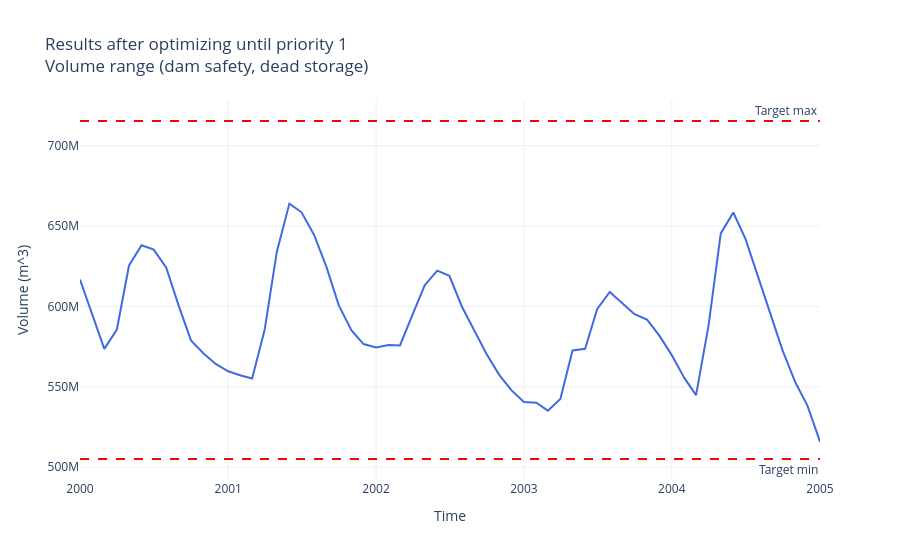
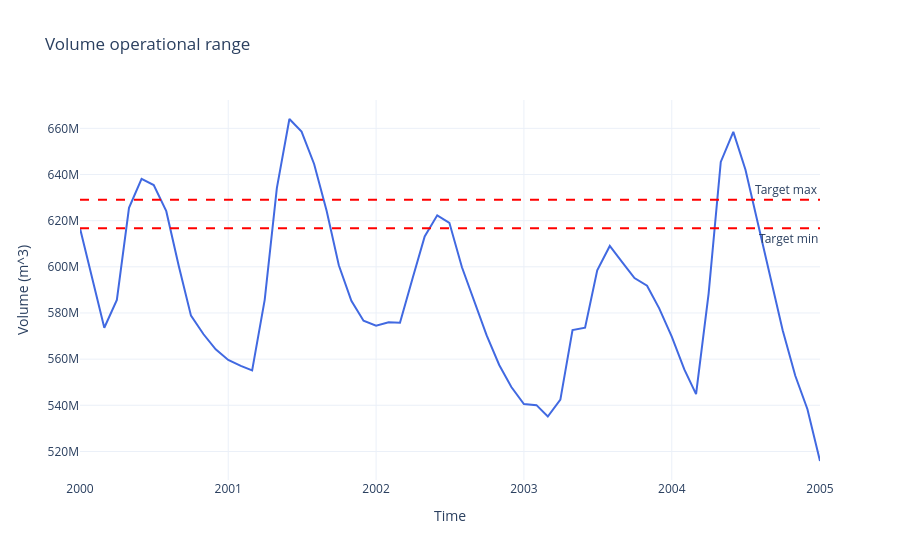
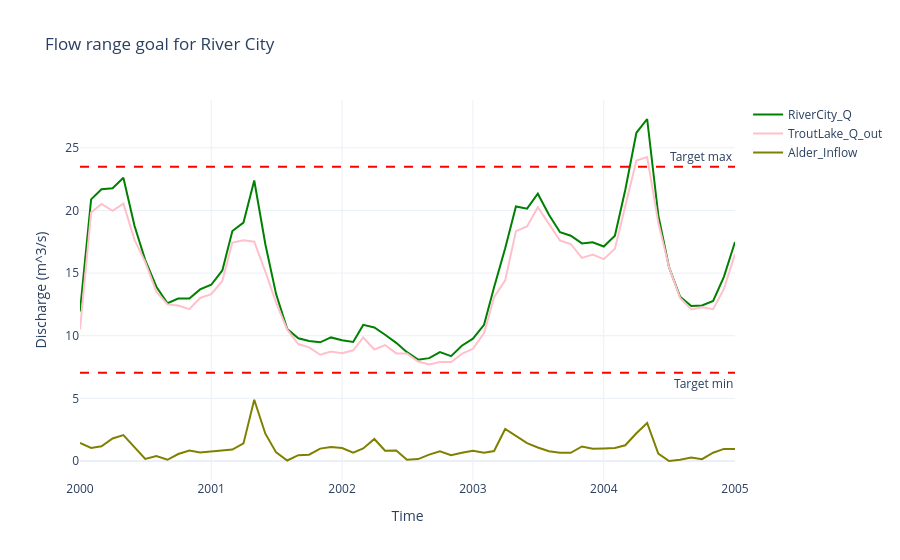
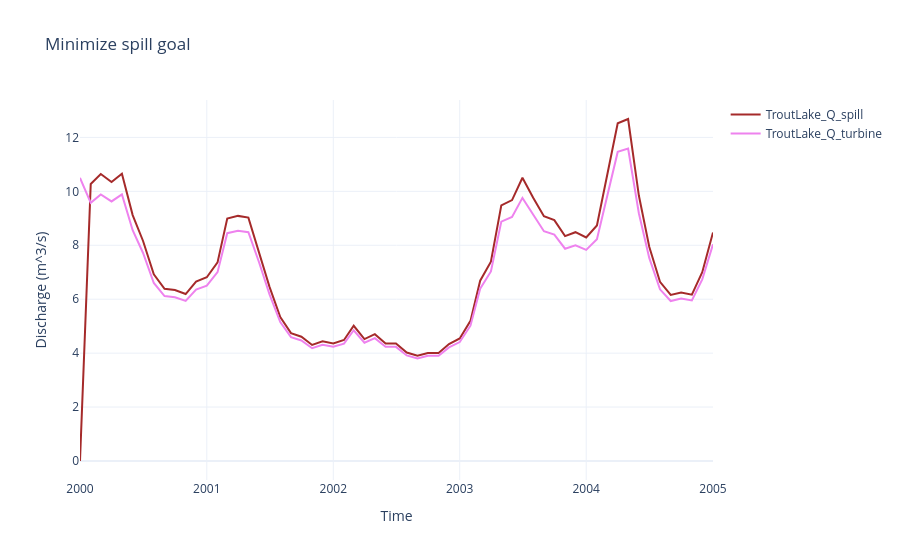

Notebook cell for these charts, in order:
### Markdown cell above
## Ergebnisse plotten (ShortTerm, Plotly)

Die folgenden vier interaktiven Plotly-Plots entsprechen der didaktischen Standardauswertung
aus dem RTC-Intermediate-Cache (`output/cached_results/*.json`):

- Volume range (dam safety, dead storage)
- Volume operational range
- Flow range goal for River City
- Minimize spill goal

In der Code-Zelle kann `PRIORITY_TO_PLOT` auf eine beliebige geloeste Prioritaet gesetzt werden.

### Code cell
import json
import pandas as pd
import plotly.graph_objects as go

CACHE_DIR = CASE_OUTPUT / "cached_results"
cache_files = sorted(CACHE_DIR.glob("*.json"), key=lambda p: p.stat().st_mtime)
if not cache_files:
    raise FileNotFoundError(f"Keine cached_results-Datei gefunden in: {CACHE_DIR}")

cache_path = cache_files[-1]
cache_data = json.loads(cache_path.read_text(encoding="utf-8"))

intermediate_results = cache_data.get("intermediate_results", [])
if not intermediate_results:
    raise ValueError("cached_results enthaelt keine intermediate_results.")

def unwrap_array(value):
    if isinstance(value, dict) and "data" in value:
        return value["data"]
    return value

io_datetimes = cache_data["prio_independent_data"]["io_datetimes"]
time_index = pd.to_datetime([item["value"] for item in io_datetimes])

available_priorities = sorted(int(item.get("priority")) for item in intermediate_results)
PRIORITY_TO_PLOT = available_priorities[0]

snapshot = next(
    (item for item in intermediate_results if int(item.get("priority")) == PRIORITY_TO_PLOT),
    intermediate_results[0],
)

timeseries_data = {
    key: unwrap_array(value)
    for key, value in snapshot.get("timeseries_data", {}).items()
}

base_goals = {
    int(goal["goal_id"]): goal
    for goal in cache_data["prio_independent_data"]["base_goals"]
}
plot_rows = [item["value"] for item in cache_data["plot_options"]["plot_config"]]

color_map = {
    "TroutLake_V": "royalblue",
    "RiverCity_Q": "green",
    "TroutLake_Q_out": "pink",
    "Alder_Inflow": "olive",
    "TroutLake_Q_spill": "brown",
    "TroutLake_Q_turbine": "violet",
}

def normalize_axis_title(text):
    return str(text).replace("$", "")

def add_target(fig, name, target_series):
    if target_series is None:
        return
    values = unwrap_array(target_series)
    if not values:
        return
    numeric = [float(v) for v in values]
    if all(abs(v - numeric[0]) < 1e-12 for v in numeric):
        fig.add_hline(
            y=numeric[0],
            line_dash="dash",
            line_color="red",
            annotation_text=name,
            annotation_position="top right" if "max" in name.lower() else "bottom right",
        )
    else:
        fig.add_trace(
            go.Scatter(
                x=time_index[: len(numeric)],
                y=numeric,
                mode="lines",
                name=name,
                line=dict(color="red", dash="dash"),
            )
        )

print(f"Cached results: {cache_path.name}")
print(f"Verfuegbare Prioritaeten: {available_priorities}")
print(f"Aktiv geplottet: Prioritaet {PRIORITY_TO_PLOT}")

for idx, row in enumerate(plot_rows, start=1):
    goal_id = int(row["id"])
    goal = base_goals.get(goal_id)
    if goal is None:
        continue

    main_var = goal.get("state")
    extra_vars = row.get("variables_style_2", [])
    variables = [main_var] + [v for v in extra_vars if v != main_var]

    fig = go.Figure()
    for var in variables:
        values = timeseries_data.get(var)
        if values is None:
            continue
        y = [float(v) for v in values]
        x = time_index[: len(y)]
        fig.add_trace(
            go.Scatter(
                x=x,
                y=y,
                mode="lines",
                name=var,
                line=dict(color=color_map.get(var, None)),
            )
        )

    add_target(fig, "Target max", goal.get("target_max_series"))
    add_target(fig, "Target min", goal.get("target_min_series"))

    subtitle = row.get("custom_title", f"Goal {goal_id}")
    title = (
        f"Results after optimizing until priority {PRIORITY_TO_PLOT}<br>{subtitle}"
        if idx == 1
        else subtitle
    )

    fig.update_layout(
        title=title,
        xaxis_title="Time",
        yaxis_title=normalize_axis_title(row.get("y_axis_title", "Value")),
        template="plotly_white",
    )
    fig.show()
